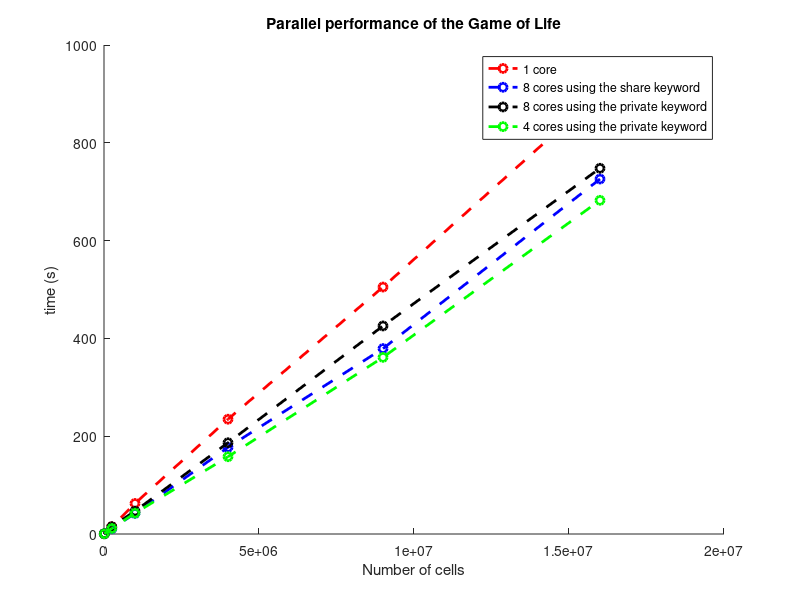

Source code (MATLAB):
sizes = [100 500 1000 2000 3000 4000];
sizes = sizes.^2;
non_par = [0.5881 14.6416 62.4855 234.7359 505.0320 901.9655];
par_shared_eight_cores = [0.6313 10.7058 42.1577 177.2309 379.2330 725.9655];
par_private_eight_cores = [0.6050 14.9277 46.8162 186.6413 425.4854 747.9133];
par_private_four_cores = [0.450674 11.3307 42.6490 158.029221 361.25 682.4041];

figure;
hold on;
plot(sizes,non_par,'r--o','LineWidth',2);
plot(sizes, par_shared_eight_cores,'b--o','LineWidth',2);
plot(sizes, par_private_eight_cores,'k--o','LineWidth',2);
plot(sizes, par_private_four_cores,'g--o','LineWidth',2);

ylabel('time (s)');
xlabel('Number of cells');
title('Parallel performance of the Game of Life');
legend('1 core', ...
'8 cores using the share keyword', ...
'8 cores using the private keyword',...
'4 cores using the private keyword'...
);